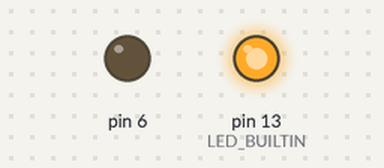
Recording of a sketch running on a simulated Arduino Nano, built with avr-gcc and run on an emulated ATmega328P. Parts: output pins drawn as LEDs (lit = HIGH).

Above: at 0.1 s.
At 1.3 s:
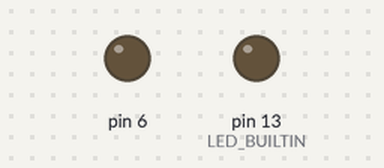
At 3.1 s:
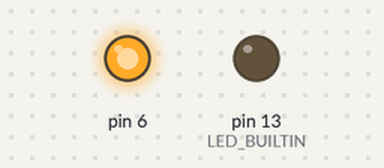
Timing chart, 0 to 4.6 s (numbered marks = the images above):
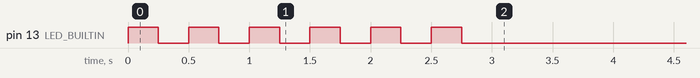

The sketch:

Water_Pump_Timer_Automator_v14_StblUno.ino
```cpp
#include <stdint.h>

// ---------------------- Feature Config
#define LEVEL_SENSOR_ENABLED false
#define POT_ENABLED false

#define DEBUG_MODE_ENABLED false
#define FAST_TEST_MODE_ENABLED false
#define WATCHDOG_TIMER_ENABLED false

#if WATCHDOG_TIMER_ENABLED
#include <avr/wdt.h>
#endif

// ---------------------- Serial Logging
#if DEBUG_MODE_ENABLED
#define LOG(x) Serial.print(x)
#define LOG_LN(x) Serial.println(x)
#define LOG_BEGIN(baudrate) Serial.begin(baudrate)
#else
#define LOG(x)
#define LOG_LN(x)
#define LOG_BEGIN(baudrate)
#endif

// ---------------------- Namespaces
namespace CONVERSIONS {
constexpr uint32_t SEC_TO_MS = 1000;
constexpr uint32_t MIN_TO_MS = 60000;
}

namespace S_TIMERS {
constexpr uint32_t STARTUP_DELAY_MS = 16 * CONVERSIONS::MIN_TO_MS;  // 19 -> 16
//constexpr uint32_t STARTUP_DELAY_MS = 5 * CONVERSIONS::SEC_TO_MS;  // for fast trials
constexpr uint32_t TIME_ON_S = 30;
constexpr uint32_t TIME_OFF_MIN = 19;  // 15 -> 19 -> 16 -> 19

#if FAST_TEST_MODE_ENABLED
constexpr uint32_t STARTUP_DELAY_FAST_TEST = 3 * CONVERSIONS::SEC_TO_MS;
constexpr uint32_t FT_TIME_ON_S = 4;
constexpr uint32_t FT_TIME_OFF_S = 4;
#endif

#if POT_ENABLED
constexpr uint32_t POT_READ_INTERVAL = 30 * CONVERSIONS::SEC_TO_MS;
constexpr uint32_t TIME_OFF_OPT1_MIN = 5;
constexpr uint32_t TIME_OFF_OPT2_MIN = 10;
constexpr uint32_t TIME_OFF_ANTIFREEZE_MIN = 30;
#endif

#if DEBUG_MODE_ENABLED
constexpr uint32_t INTERVAL_DEBUG_LOG = 1000;
#endif

#if WATCHDOG_TIMER_ENABLED
constexpr uint32_t WATCHDOG_STARTUP_DELAY = 3 * CONVERSIONS::SEC_TO_MS;  // 3 -> 2 -> 3
#endif
}

#if POT_ENABLED
namespace POT {
constexpr uint16_t MAX = 1023;
constexpr uint8_t RANGES = 3;
constexpr uint16_t SCALE = MAX / RANGES;
}
#endif

namespace PIN {
//constexpr uint8_t RELAY = 3;  // In Nano (latest system)
constexpr uint8_t RELAY = 6;  // In Uno (current system)
#if POT_ENABLED
constexpr uint8_t POT = A7;
#endif
#if LEVEL_SENSOR_ENABLED
constexpr uint8_t LEVEL_SENSOR = 2;
constexpr uint8_t LED_LEVEL = LED_BUILTIN;
#endif
}

namespace RELAY {
constexpr bool ON = LOW;    // For Nano with new relay
constexpr bool OFF = HIGH;  // For Nano with new relay
// constexpr bool ON = HIGH; // For Uno with older relay
// constexpr bool OFF = LOW; // For Uno with older relay
}

// ---------------------- State class
enum class SystemState : uint8_t { STARTUP,
                                   PUMP_ON,
                                   PUMP_OFF,
                                   TANK_FULL_WAIT };
SystemState currentState = SystemState::STARTUP;

// ---------------------- Global Variables

#if (POT_ENABLED)
uint32_t potLastReadTime = 0;
#endif

uint32_t lastStateChange = 0;
uint32_t startupBeginTime = 0;
bool startupDelayDone = false;

#if ((!POT_ENABLED) && (!FAST_TEST_MODE_ENABLED))
uint32_t timeOff = S_TIMERS::TIME_OFF_MIN * CONVERSIONS::MIN_TO_MS;
#elif ((!POT_ENABLED) && (FAST_TEST_MODE_ENABLED))
uint32_t timeOff = S_TIMERS::FT_TIME_OFF_S * CONVERSIONS::SEC_TO_MS;
#elif ((POT_ENABLED) && (!FAST_TEST_MODE_ENABLED))
uint32_t timeOff = 0;  // will be set from analogRead later
#elif ((POT_ENABLED) && (FAST_TEST_MODE_ENABLED))
uint32_t timeOff = 0;  // will be set from analogRead later

#endif

#if FAST_TEST_MODE_ENABLED
uint32_t timeOn = S_TIMERS::FT_TIME_ON_S * CONVERSIONS::SEC_TO_MS;
#else
uint32_t timeOn = S_TIMERS::TIME_ON_S * CONVERSIONS::SEC_TO_MS;
#endif

#if DEBUG_MODE_ENABLED
constexpr uint8_t SIZE_BUF = 100;
char buf[SIZE_BUF];
#endif

// ---------------- Function Prototypes

#if POT_ENABLED
uint32_t getTimeOffPot(uint16_t potValue = 0);
#endif

#if DEBUG_MODE_ENABLED
void logDebug(unsigned long now, unsigned long timeOff);
#endif

// ---------------------- Setup Function
void setup() {

#if (WATCHDOG_TIMER_ENABLED)
  wdt_disable();
#endif

  pinMode(LED_BUILTIN, OUTPUT);

  for (int i = 0; i < 6; i++) {  // total 3 seconds of delay for wdt
    digitalWrite(LED_BUILTIN, HIGH);
    delay(250);
    digitalWrite(LED_BUILTIN, LOW);
    delay(250);
  }

#if (WATCHDOG_TIMER_ENABLED)
  wdt_enable(WDTO_8S);  // Watchdog: reset if loop stalls for 8 seconds
#endif

  pinMode(PIN::RELAY, OUTPUT);
  digitalWrite(PIN::RELAY, RELAY::OFF);

#if (POT_ENABLED && (!FAST_TEST_MODE_ENABLED))
  pinMode(PIN::POT, INPUT);
  timeOff = getTimeOffPot(analogRead(PIN::POT));
#endif

#if LEVEL_SENSOR_ENABLED
  pinMode(PIN::LEVEL_SENSOR, INPUT);
  pinMode(PIN::LED_LEVEL, OUTPUT);
  digitalWrite(PIN::LED_LEVEL, LOW);
#endif

  currentState = SystemState::STARTUP;

  LOG_BEGIN(9600);
  LOG_LN("System booted. Non-blocking startup delay initialized.");

  startupBeginTime = millis();
}

// ---------------------- Loop
void loop() {
#if (WATCHDOG_TIMER_ENABLED)
  wdt_reset();  // reset watchdog
#endif

  uint32_t now = millis();

  if (!startupDelayDone) {
#if FAST_TEST_MODE_ENABLED
    if (now - startupBeginTime >= S_TIMERS::STARTUP_DELAY_FAST_TEST) {
#else
    if (now - startupBeginTime >= S_TIMERS::STARTUP_DELAY_MS) {
#endif
      startupDelayDone = true;
      LOG_LN("Startup delay finished.");

#if LEVEL_SENSOR_ENABLED
      bool tankFull_at_startup = digitalRead(PIN::LEVEL_SENSOR);
      digitalWrite(PIN::LED_LEVEL, tankFull_at_startup);
      if (tankFull_at_startup) {
        digitalWrite(PIN::RELAY, RELAY::OFF);
        currentState = SystemState::TANK_FULL_WAIT;
        lastStateChange = now;
        LOG_LN("Tank full after startup delay, i will watch the sensor.");
      }
#else
      digitalWrite(PIN::RELAY, RELAY::ON);
      currentState = SystemState::PUMP_ON;
      lastStateChange = now;
      LOG_LN("PUMP ON after startup delay");
#endif
    }
    return;  // Still waiting for startup delay to finish
  }

#if (POT_ENABLED && (!FAST_TEST_MODE_ENABLED))
  if ((now - potLastReadTime) >= S_TIMERS::POT_READ_INTERVAL) {
    potLastReadTime = now;
    timeOff = getTimeOffPot(analogRead(PIN::POT));
  }
#endif

#if DEBUG_MODE_ENABLED
  logDebug(now, timeOff);
#endif

  // LEVEL FULL check (interrupt pump operation immediately)
#if LEVEL_SENSOR_ENABLED
  bool tankFull = digitalRead(PIN::LEVEL_SENSOR);
  digitalWrite(PIN::LED_LEVEL, tankFull ? HIGH : LOW);

  if (tankFull && (currentState != SystemState::TANK_FULL_WAIT)) {
    digitalWrite(PIN::RELAY, RELAY::OFF);
    currentState = SystemState::TANK_FULL_WAIT;
    lastStateChange = now;
    LOG_LN("Tank full! Pump stopped.");
    return;
  }

  else if ((currentState == SystemState::TANK_FULL_WAIT) && !tankFull) {
    currentState = SystemState::PUMP_OFF;
    lastStateChange = now;
    LOG_LN("Tank not full anymore. Entering T_off delay.");
    return;
  }
#endif

  switch (currentState) {
    case SystemState::PUMP_ON:
      if (now - lastStateChange >= timeOn) {
        digitalWrite(PIN::RELAY, RELAY::OFF);
        currentState = SystemState::PUMP_OFF;
        lastStateChange = now;
        LOG_LN("Pump OFF. Entering T_off delay.");
      }
      break;

    case SystemState::PUMP_OFF:
      if (now - lastStateChange >= timeOff) {
        digitalWrite(PIN::RELAY, RELAY::ON);
        currentState = SystemState::PUMP_ON;
        lastStateChange = now;
        LOG_LN("Pump ON. Entering T_on duration.");
      }
      break;

    default:
      digitalWrite(PIN::RELAY, RELAY::OFF);
      currentState = SystemState::PUMP_OFF;
      lastStateChange = now;
      LOG_LN("Unknown state!! PUMP OFF.");
      break;
  }
}

// ---------------------- Function Implementations

// ------------- Potentiometer based Off-Time

#if (POT_ENABLED)
uint32_t getTimeOffPot(uint16_t potValue) {
  if (potValue < POT::SCALE) {
    return S_TIMERS::TIME_OFF_OPT1_MIN * CONVERSIONS::MIN_TO_MS;
  } else if (potValue < 2 * POT::SCALE) {
    return S_TIMERS::TIME_OFF_OPT2_MIN * CONVERSIONS::MIN_TO_MS;
  } else {
    return S_TIMERS::TIME_OFF_ANTIFREEZE_MIN * CONVERSIONS::MIN_TO_MS;
  }
}
#endif

// ------------- Debug Logging
#if DEBUG_MODE_ENABLED
void logDebug(unsigned long now, unsigned long timeOff) {
  static uint32_t lastLog = 0;
  if (now - lastLog >= S_TIMERS::INTERVAL_DEBUG_LOG) {
    lastLog = now;

#if FAST_TEST_MODE_ENABLED
    uint32_t toffDisplay = timeOff / CONVERSIONS::SEC_TO_MS;
    const char* unit = "sec";
    uint32_t current_time_final_to_display = (now - S_TIMERS::STARTUP_DELAY_FAST_TEST) / CONVERSIONS::SEC_TO_MS;
#else
    uint32_t toffDisplay = timeOff / CONVERSIONS::MIN_TO_MS;
    const char* unit = "min";
    uint32_t current_time_final_to_display = (now - S_TIMERS::STARTUP_DELAY_MS) / CONVERSIONS::SEC_TO_MS;
#endif

#if LEVEL_SENSOR_ENABLED
    int level_log = digitalRead(PIN::LEVEL_SENSOR);
#else
    int level_log = -1;
#endif

#if POT_ENABLED
    int pot_log = analogRead(PIN::POT);
#else
    int pot_log = -1;
#endif

    snprintf(buf, sizeof(buf),
             "[%lus] State:%d | Relay:%d | Level:%d | Pot:%d | T_off:%lu %s",
             current_time_final_to_display,
             static_cast<int>(currentState),
             !(digitalRead(PIN::RELAY)),
             level_log,
             pot_log,
             toffDisplay,
             unit);

    LOG_LN(buf);
  }
}
#endif
```
